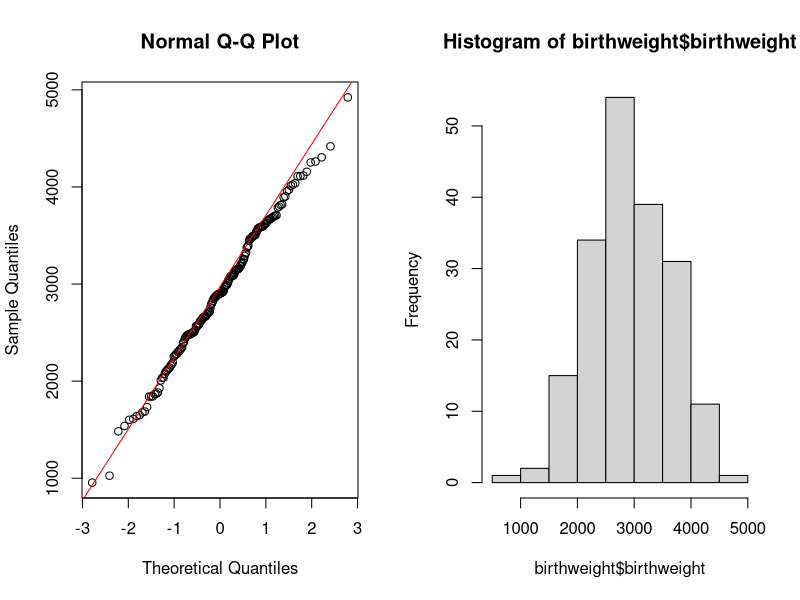

Here is the R script that generated this plot:
setwd('/Users/katringrunert/Projects/Uni/sso/exercises/')

# Exercise 1.1.a
birthweight = read.table("birthweight.txt",header=TRUE)

birthweight_mean = mean(birthweight$birthweight)
print(birthweight_mean)

test_result = shapiro.test(birthweight$birthweight)
if(test_result$p.value > 0.05) {
  print('According to the Shapiro Wilk Test, the hypothesis that the data is normally distributed is not rejected.')
}

par(mfrow=c(1,2))
qqnorm(birthweight$birthweight)
qqline(birthweight$birthweight, col = "red")
hist(birthweight$birthweight)

# Exercise 1.1.b
n = nrow(birthweight); mu = birthweight_mean; s = sd(birthweight$birthweight)
error_margin = qt(0.90,df=n-1)*s/sqrt(n)

low = mu - error_margin 
up = mu + error_margin
# Confidence Interval of [2812.939, 3013.646] # CI 0.975
# Confidence Interval of [2847.868, 2978.717] # CI 0.90

# Exercise 1.1.c
t.test(birthweight$birthweight, mu = 2800, alternative = "greater")

# Exercise 1.1.d
# it is one-sided, because we were only interested whether 
# the birthweight mean is bigger than 2800 or not